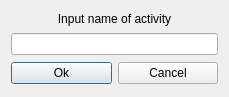
<?xml version="1.0" encoding="UTF-8"?>
<ui version="4.0">
 <class>Dialog</class>
 <widget class="QDialog" name="Dialog">
  <property name="geometry">
   <rect>
    <x>0</x>
    <y>0</y>
    <width>229</width>
    <height>97</height>
   </rect>
  </property>
  <property name="windowTitle">
   <string>Dialog</string>
  </property>
  <layout class="QGridLayout" name="gridLayout">
   <item row="0" column="0" colspan="2">
    <widget class="QLabel" name="InputLabel">
     <property name="sizePolicy">
      <sizepolicy hsizetype="Preferred" vsizetype="Fixed">
       <horstretch>0</horstretch>
       <verstretch>0</verstretch>
      </sizepolicy>
     </property>
     <property name="cursor">
      <cursorShape>ArrowCursor</cursorShape>
     </property>
     <property name="text">
      <string>Input name of activity</string>
     </property>
     <property name="textFormat">
      <enum>Qt::RichText</enum>
     </property>
     <property name="alignment">
      <set>Qt::AlignCenter</set>
     </property>
    </widget>
   </item>
   <item row="1" column="0" colspan="2">
    <widget class="QLineEdit" name="InputLine"/>
   </item>
   <item row="2" column="0">
    <widget class="QPushButton" name="OkButton">
     <property name="text">
      <string>Ok</string>
     </property>
    </widget>
   </item>
   <item row="2" column="1">
    <widget class="QPushButton" name="CancelButton">
     <property name="text">
      <string>Cancel</string>
     </property>
    </widget>
   </item>
  </layout>
 </widget>
 <resources/>
 <connections/>
</ui>
